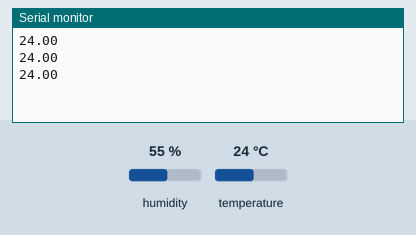
This sketch was run on a simulated Arduino Uno, built with avr-gcc and run on an emulated ATmega328P. Parts: the last lines printed to the serial monitor. Inputs (shaded band) come from the test bench; at power-on: temperature 24 °C, humidity 55 %.

Above: at 2.8 s.
2.9 s: temperature set to 12 °C
At 4.8 s:
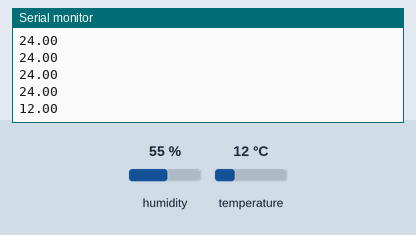
5.6 s: temperature set to 19 °C
At 6.8 s:
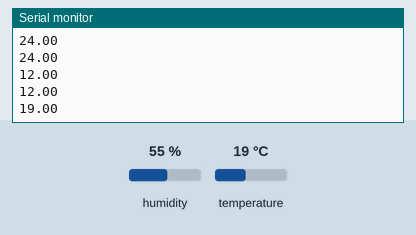
Timing chart, 0 to 8.6 s (numbered marks = the images above; inputs shaded):
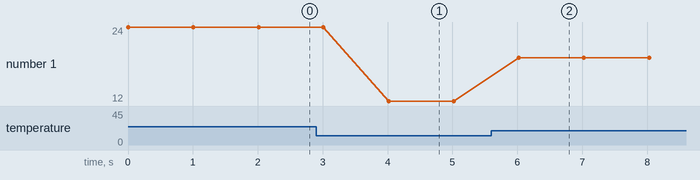

The sketch:

ArduinoSlaveDHT22.ino
```cpp
#define DHT22_PIN  9
#include <Adafruit_Sensor.h>
#include <DHT.h>
DHT dht22(DHT22_PIN, DHT22);
void setup() {
  // put your setup code here, to run once:
  Serial.begin(9600);
  dht22.begin(); // initialize the DHT22 sensor
}

void loop() {
  float humi  = dht22.readHumidity();
  // read temperature in Celsius
  float tempC = dht22.readTemperature();
  // put your main code here, to run repeatedly:  Serial.print(humi);
  // Serial.print(humi);
  // Serial.print(" ");
  Serial.println(tempC);
  delay(1000);
}
```

Measured:
- after the input at 2.9 s, the serial monitor: prints a new line after 1.1 s (image 1)
- after the input at 5.6 s, the serial monitor: prints a new line after 0.42 s (image 2)
- plotted number 1: 24 → 12 after the input at 2.9 s, 12 → 19 after the input at 5.6 s
